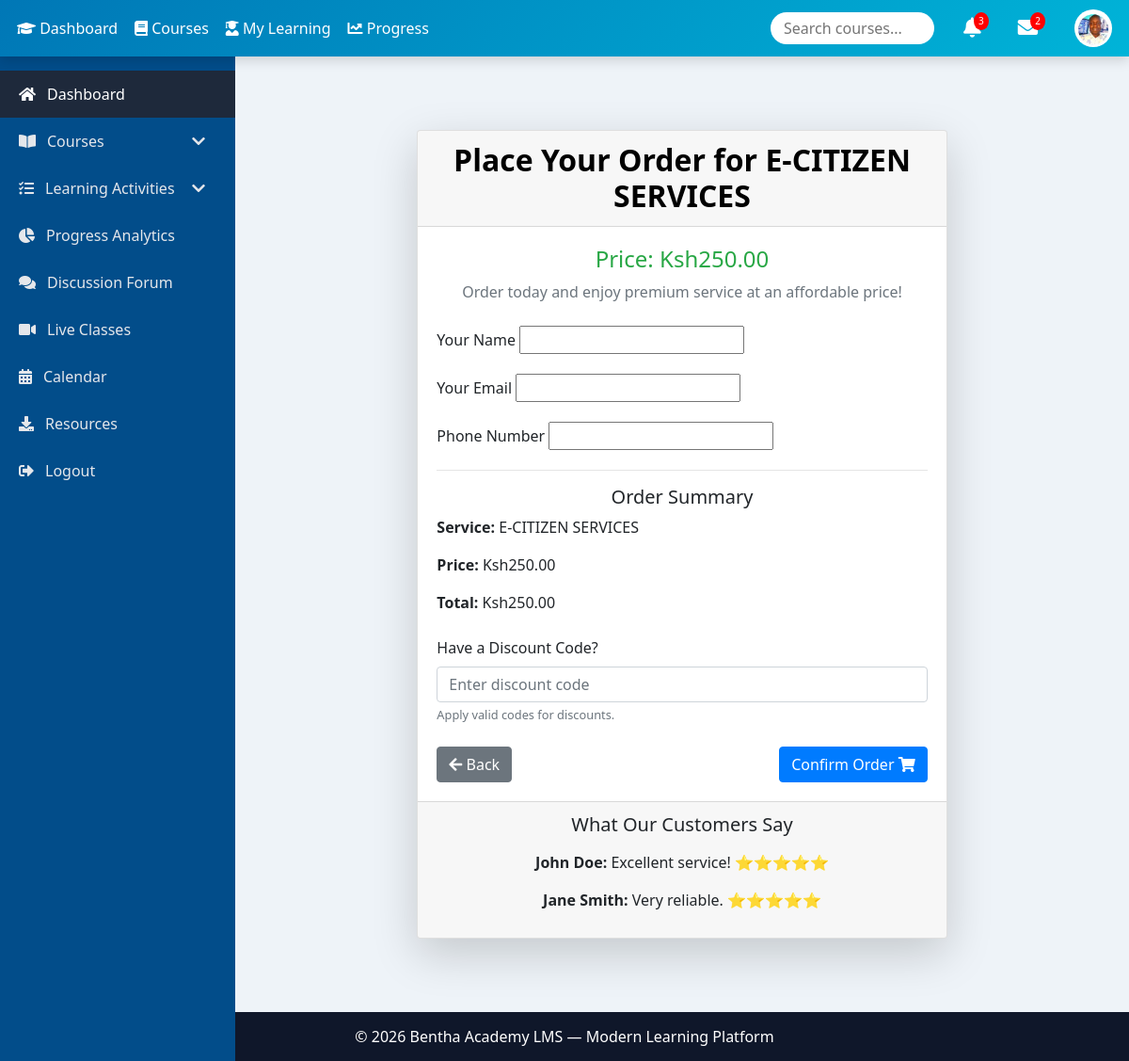
The app's page /services/1/order/ (signed in) with its own data.
### commerce_app/models.py (models this page shows, shortened)
class UserProfile(models.Model):
    user = models.OneToOneField(User, on_delete=models.CASCADE)
    full_name = models.CharField(max_length=100)
    profile_picture = models.ImageField(upload_to='profile_pictures/', blank=True, null=True)
    bio = models.TextField(blank=True, null=True)
    phone_number = models.CharField(max_length=20, blank=True, null=True)
    email = models.EmailField(blank=True, null=True)
    location = models.CharField(max_length=100, blank=True, null=True)
    website = models.URLField(blank=True, null=True)
    date_of_birth = models.DateField(blank=True, null=True)

class Cyber_Service(models.Model):
    name = models.CharField(max_length=100, null=True, blank=True)
    description = models.TextField(null=True, blank=True)
    image = models.ImageField(upload_to='services/', blank=True, null=True)
    category = models.CharField(max_length=50, null=True, blank=True)
    is_active = models.BooleanField(default=True, null=True, blank=True)
    price = models.DecimalField(max_digits=10, decimal_places=2, null=True, blank=True)

### commerce_app/views.py (the view, shortened to what this page needs)
# urls.py: path('services/<int:pk>/order/', cyber_service_order, name='cyber_service_order'),
@login_required
def cyber_service_order(request, pk):
    user_profile = UserProfile.objects.get(user=request.user)
    service = get_object_or_404(Cyber_Service, pk=pk)
    form = OrderForm()
    return render(
        request,
        "cyber_service_order.html",
        {
            "service": service,
            "form": form,
            "user_profile": user_profile
        }
    )

### commerce_app/forms.py
class OrderForm(forms.ModelForm):
    customer_phone = forms.CharField(label="Phone Number")
    class Meta:
        model = Cyber_Order
        fields = '__all__'

### commerce_app/templates/cyber_service_order.html (shortened to what this page needs)
{% extends "master.html" %}
{% block content %}
<div class="container my-5">
    <div class="row justify-content-center">
        <div class="col-lg-8">
            <div class="card shadow-lg">
                <div class="card-header bg-gradient-primary text-white text-center">
                    <h2 class="mb-0" style="color: black; font-weight: bold;">Place Your Order for {{ service.name }}</h2>
                </div>
                <div class="card-body">
                    <div class="text-center mb-4">
                        <h4 class="text-success">Price: Ksh{{ service.price }}</h4>
                        <p class="text-muted">Order today and enjoy premium service at an affordable price!</p>
                    </div>
                    <form id="orderForm">
                        <div class="mb-3">
                            <label for="customerName" class="form-label">Your Name</label>
                            {{ form.customer_name }}
                        </div>
                        <div class="mb-3">
                            <label for="customerEmail" class="form-label">Your Email</label>
                            {{ form.customer_email }}
                        </div>
                        <div class="mb-3">
                            <label for="customerPhone" class="form-label">Phone Number</label>
                            {{ form.customer_phone }}
                        </div>
                        <hr>
                        <div class="payment-summary mb-4">
                            <h5 class="text-center">Order Summary</h5>
                            <p><strong>Service:</strong> {{ service.name }}</p>
                            <p><strong>Price:</strong> Ksh{{ service.price }}</p>
                            <p><strong>Total:</strong> Ksh<span id="totalPrice">{{ service.price }}</span></p>
                        </div>
                        <div class="mb-4">
                            <label for="discountCode" class="form-label">Have a Discount Code?</label>
                            <input type="text" id="discountCode" class="form-control" placeholder="Enter discount code" onkeyup="applyDiscount()">
                            <small id="discountFeedback" class="form-text text-muted">Apply valid codes for discounts.</small>
                        </div>
                        <div class="d-flex justify-content-between">
                            <a href="{% url 'cyber_service_list' %}" class="btn btn-secondary">
                                <i class="fas fa-arrow-left"></i> Back
                            </a>
                            <button type="button" class="btn btn-primary" onclick="confirmOrder()">
                                Confirm Order <i class="fas fa-shopping-cart"></i>
                            </button>
                        </div>
                    </form>
                </div>
                <div class="card-footer text-center">
                    <h5>What Our Customers Say</h5>
                    <div class="customer-reviews mt-3">
                        <div class="review">
                            <p><strong>John Doe:</strong> Excellent service! ⭐⭐⭐⭐⭐</p>
                        </div>
                        <div class="review">
                            <p><strong>Jane Smith:</strong> Very reliable. ⭐⭐⭐⭐⭐</p>
                        </div>
                    </div>
                </div>
            </div>
        </div>
    </div>
</div>
{% endblock %}

### commerce_app/templates/master.html (shortened to what this page needs)
{% load static %}
<!DOCTYPE html>
<html lang="en">
<head>
<link rel="stylesheet" href="https://stackpath.bootstrapcdn.com/bootstrap/4.5.2/css/bootstrap.min.css">
<link rel="stylesheet" href="https://cdnjs.cloudflare.com/ajax/libs/font-awesome/5.15.4/css/all.min.css">
</head>
<body>
<div class="topnav" id="topnav">
<div class="nav-left">
<a href="{% url 'dashboard' %}"><i class="fas fa-graduation-cap"></i> Dashboard</a>
<a href="#"><i class="fas fa-book"></i> Courses</a>
<a href="#"><i class="fas fa-user-graduate"></i> My Learning</a>
<a href="#"><i class="fas fa-chart-line"></i> Progress</a>
</div>
<div class="nav-right">
<div class="search-box mr-3">
<input type="text" placeholder="Search courses...">
</div>
<div class="mr-4 position-relative">
<i class="fas fa-bell fa-lg"></i>
<span class="badge-notify">3</span>
</div>
<div class="mr-4 position-relative">
<i class="fas fa-envelope fa-lg"></i>
<span class="badge-notify">2</span>
</div>
<div class="profile-picture" onclick="toggleProfile()">
<img src="{% if user_profile and user_profile.profile_picture %}{{ user_profile.profile_picture.url }}{% else %}{% static 'images/default_image.png' %}{% endif %}" class="profile-img">
</div>
</div>
</div>
<nav class="sidenav" id="sidenav">
<ul class="nav flex-column">
<li><a class="nav-link active" href="{% url 'dashboard' %}"><i class="fas fa-home"></i> Dashboard</a></li>
<li class="has-submenu">
<a class="nav-link"><i class="fas fa-book-open"></i> Courses <i class="fas fa-chevron-down ml-auto"></i></a>
</li>
<li class="has-submenu">
<a class="nav-link"><i class="fas fa-tasks"></i> Learning Activities <i class="fas fa-chevron-down ml-auto"></i></a>
</li>
<li><a class="nav-link" href="#"><i class="fas fa-chart-pie"></i> Progress Analytics</a></li>
<li><a class="nav-link" href="#"><i class="fas fa-comments"></i> Discussion Forum</a></li>
<li><a class="nav-link" href="#"><i class="fas fa-video"></i> Live Classes</a></li>
<li><a class="nav-link" href="#"><i class="fas fa-calendar-alt"></i> Calendar</a></li>
<li><a class="nav-link" href="#"><i class="fas fa-download"></i> Resources</a></li>
<li><a class="nav-link" href="{% url 'logout' %}"><i class="fas fa-sign-out-alt"></i> Logout</a></li>
</ul>
</nav>
<main class="content">
{% block content %}{% endblock %}
</main>
<footer>© 2026 Bentha Academy LMS — Modern Learning Platform</footer>
</body>
</html>

### commerce_app/templates/master.html (style rules this page uses)
body, html { margin:0;font-family:'Segoe UI',sans-serif;background:#eef3f8 }
.topnav { position:fixed;top:0;width:100%; background:linear-gradient(135deg,#0077b6,#00b4d8); color:white;z-index:1001; display:flex;align-items:center; padding:10px 18px;box-shadow:0 4px 12px rgba(0,0,0,.15); flex-wrap:wrap; }
.topnav a { color:white;text-decoration:none;margin-right:18px;font-weight:500 }
.nav-left { display:flex;align-items:center;flex-wrap:wrap }
.nav-right { margin-left:auto;display:flex;align-items:center;gap:15px;flex-wrap:wrap }
.search-box { background:white;border-radius:20px;padding:4px 12px }
.search-box input { border:none;outline:none;width:150px }
.badge-notify { position:absolute;top:-5px;right:-8px; background:red;color:white;font-size:10px; border-radius:50%;padding:2px 5px; }
.profile-picture { width:40px;height:40px;border-radius:50%; overflow:hidden;cursor:pointer;flex-shrink:0; }
.profile-img { width:100%;height:100%;object-fit:cover }
.sidenav { position:fixed;top:60px;left:0;width:250px; height:calc(100% - 60px);background:#024d8a; color:white;overflow-y:auto;transition:.3s;padding-top:15px; z-index:1000; }
.sidenav .nav-link { padding:13px 20px;color:#e5e7eb; display:flex;align-items:center;font-weight:500; }
.sidenav .nav-link i { margin-right:12px }
.sidenav .nav-link:hover, .sidenav .nav-link.active { background:#1e293b;color:white }
.content { margin-left:250px;margin-top:60px;padding:30px; min-height:calc(100vh - 60px);background:#eef3f8; }
footer { background:#0f172a;color:white;text-align:center;padding:14px }

### records on screen
UserProfile: profile_picture (picture)
Cyber_Service: name "E-CITIZEN SERVICES", price "250.00"
